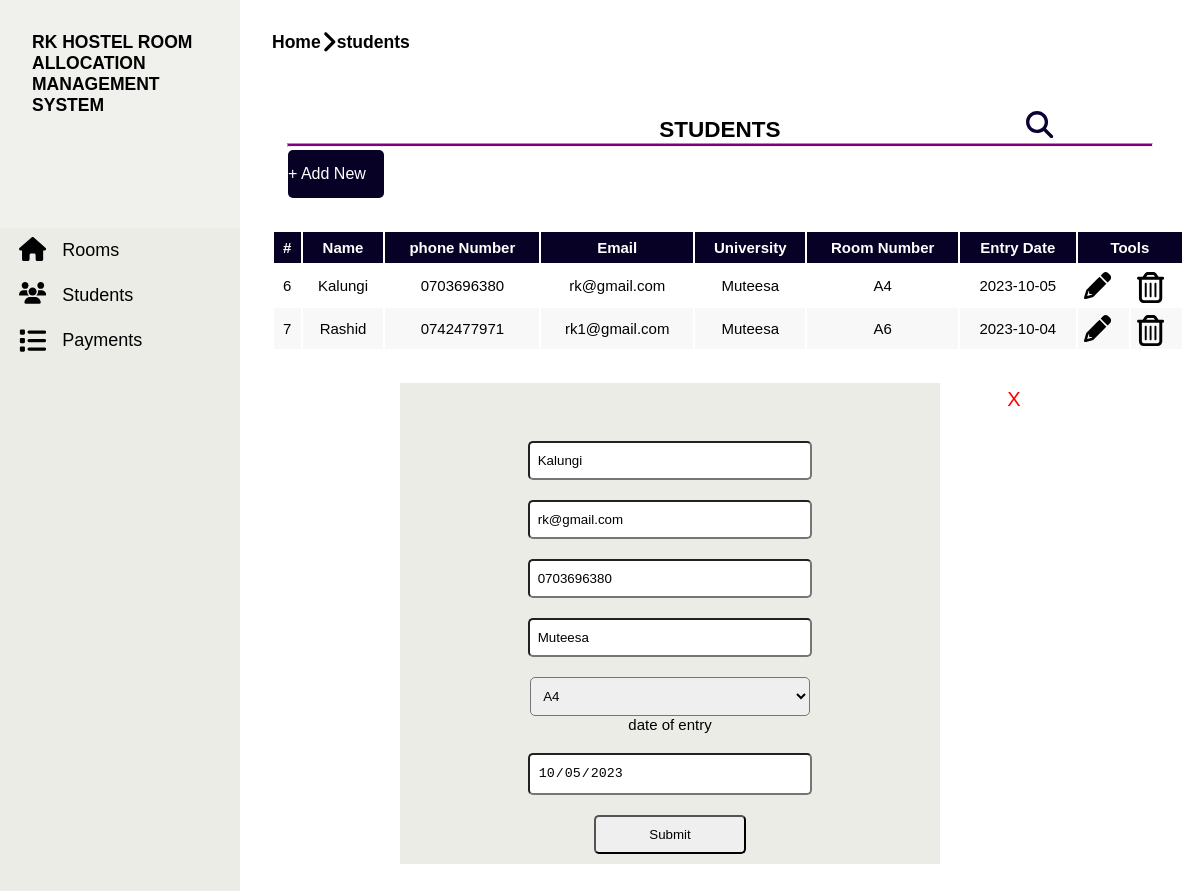
Screenshot of /?ref=dashboard&new=students&edit=1&id=6&roomno=A4 with the database file from the repository.
### tables this page shows
CREATE TABLE `students` (
  `id` int(11) NOT NULL,
  `name` varchar(30) NOT NULL,
  `email` varchar(100) NOT NULL,
  `phonenumber` varchar(14) NOT NULL,
  `roomno` varchar(10) NOT NULL,
  `university` varchar(30) NOT NULL,
  `entrydate` date NOT NULL
);

### index.php (called while the page is built, shortened)
<?php
$file="dashboard";
require './assets/header.php';
require "./$file.php";
require './assets/footer.php';
?>

### files/students.php (the view, shortened to what this page needs)
<div class="w-full h-full flex flex-col ic rooms">
    <h2 class="margin">STUDENTS</h2>
    <div class="flex js w-half" style="margin-left: 40rem; margin-top: -2rem;">
        <div class="flex icon" onclick="navToggle('search')"; style="fill: #0d0034; cursor: pointer;margin-top: -2rem;"><?php require './icons/magnifying-glass.svg';?></div>
    </div>
    <hr style="height: 2px; background-color: purple; width: 90%;">
    <div class="bottom w-full h-max">
        <div class="link flex ic js flex-col">
           <a href="?ref=dashboard&new=students&pop1=1">+ Add New</a>
        </div>
        <?php
        if($_SERVER['REQUEST_METHOD']=='POST' && isset($_POST['search'])){
            $search_input=$_POST['search'];
            $search=$con->query("SELECT *from students where email like '%$search_input%' or name like '%$search_input%' or university like '%$search_input%' or roomno like '%$search_input%'");
                    ?>
                     <div class="margin w-full flex h-max flex-col">
            <table>
                <thead>
                    <th>#</th>
                    <th>Name</th>
                    <th>phone Number</th>
                    <th> Email</th>
                    <th> University</th>
                    <th> Room Number</th>
                    <th> Entry Date</th>
                    <th colspan=2>Tools</th>
                </thead>
                <tbody>
                    <?php
                    if($search->num_rows){
                        while($searchr=$search->fetch_assoc()){
                            ?>
                            <tr>
                                <td><?$searchr['id']?></td>
                                <td><?=$searchr['name']?></td>
                                <td><?=$searchr['phonenumber']?></td>
                                <td><?=$searchr['email']?></td>
                                <td><?=$searchr['university']?></td>
                                <td><?=$searchr['roomno']?></td>
                                <td><?$searchr['entrydate']?></td>
                                <td><a href="?ref=dashboard&new=students&edit=1&id=<?=$searchr['id']?>&roomno=<?=$searchr['roomno']?>"><div class="icon"><?php require './icons/pencil.svg'?></div></a></td>
                                <td><a href="?ref=dashboard&new=students&delete=1&id=<?=$searchr['id']?>&roomno=<?=$searchr['roomno']?>"><div class="icon"><?php require './icons/trash-can.svg'?></div></a></td>
                            </tr>
                            <?php
                        }
                    }
                    ?>
                </tbody>
            </table>
        </div>
                    <?php
                }
        else{
        ?>
        <div class="margin w-full flex h-max flex-col">
            <table>
                <thead>
                    <th>#</th>
                    <th>Name</th>
                    <th>phone Number</th>
                    <th> Email</th>
                    <th> University</th>
                    <th> Room Number</th>
                    <th> Entry Date</th>
                    <th colspan=2>Tools</th>
                </thead>
                <tbody>
                    <?php
                    $tb=$con->query("SELECT * FROM students");
                    if($tb->num_rows){
                        while($tbq=$tb->fetch_assoc()){
                            ?>
                            <tr>
                                <td><?=$tbq['id']?></td>
                                <td><?=$tbq['name']?></td>
                                <td><?=$tbq['phonenumber']?></td>
                                <td><?=$tbq['email']?></td>
                                <td><?=$tbq['university']?></td>
                                <td><?=$tbq['roomno']?></td>
                                <td><?=$tbq['entrydate']?></td>
                                <td><a href="?ref=dashboard&new=students&edit=1&id=<?=$tbq['id']?>&roomno=<?=$tbq['roomno']?>"><div class="icon"><?php require './icons/pencil.svg'?></div></a></td>
                                <td><a href="?ref=dashboard&new=students&delete=1&id=<?=$tbq['id']?>&roomno=<?=$tbq['roomno']?>"><div class="icon"><?php require './icons/trash-can.svg'?></div></a></td>
                            </tr>
                            <?php
                        }
                    }
                    ?>
                </tbody>
            </table>
            <?php
        }
            ?>
        </div>
            <?php
           if(isset($_GET['edit']) && $_GET['edit']==1 && isset($_GET['id']) && isset($_GET['roomno'])){
            $id1=$_GET['id'];
            $q=$con->query("SELECT *FROM students where id ='$id1'");
            if($q->num_rows){
                $qr=mysqli_fetch_assoc($q);
            }
            ?>
            <div id="pop2" class="flex flex-col ic">
                <a href="?ref=dashboard&new=students" style="color: red; font-size: 20px; margin-left: 43rem; margin-top: 5px;">X</a>
                <form action="" method="post" class="flex flex-col ic">
                   <input type="text" name="name" value="<?=$qr['name']?>">
                   <input type="text" name="email" value="<?=$qr['email']?>" readonly>
                   <input type="text" name="phone" value="<?=$qr['phonenumber']?>">
                   <input type="text" name="university" value="<?=$qr['university']?>">
                   <select name="roomno" id="">
                       <option value="<?=$qr['roomno']?>"><?=$qr['roomno']?></option>
                   </select>
                   <p> date of entry</p>
                   <input type="date" name="date" id="" value="<?=$qr['entrydate']?>" readonly>
                    <input type="submit" name="save">
                </form>
            </div>
            <?php
        }
            ?>
    </div>
</div>

### rows the page displays
students: id "6", name "Kalungi", phonenumber "0703696380", email "rk@gmail.com", university "Muteesa", roomno "A4", entrydate "2023-10-05", phone "0703696380", date "10/05/2023"
students: id "7", name "Rashid", phonenumber "0742477971", email "rk1@gmail.com", university "Muteesa", roomno "A6", entrydate "2023-10-04"

### other values shown
$new1 "students"
